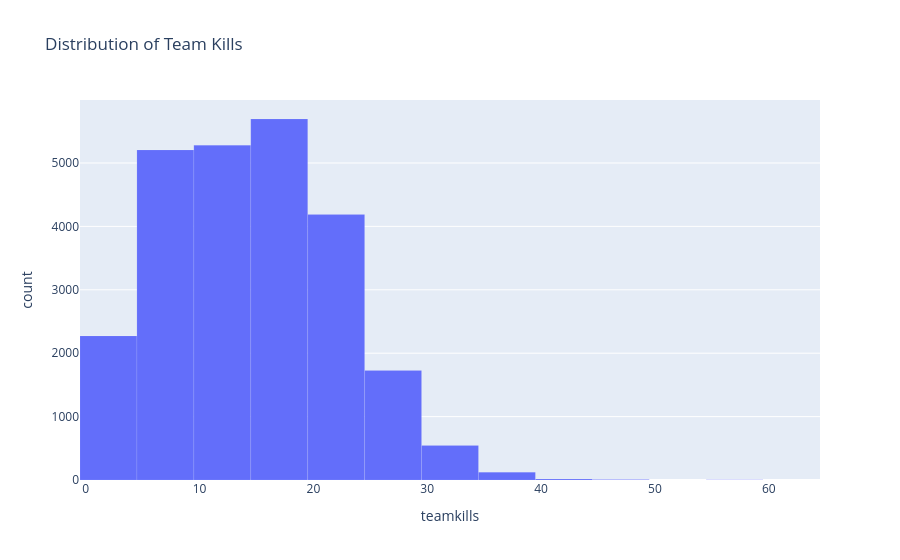

Here is the notebook cell this chart was saved with:
### Code cell
fig_kills = px.histogram(
    lol_team,
    x='teamkills',
    nbins=20,
    title='Distribution of Team Kills'
)
fig_kills.update_traces(
    marker_line_color='white',
    marker_line_width=0.1
)

fig_kills.write_html(
    "assets/kills_histogram.html",
    include_plotlyjs="cdn"
)

fig_kills.show()

### Figure 1 — Plotly figure (JSON) as saved in the notebook; plotly's stock layout.template omitted (floating-point values rounded to 4 significant figures; data arrays with more than 128 entries replaced by an {"elided": "..."} marker saying what was removed)
{"data": [{"alignmentgroup": "True", "bingroup": "x", "hovertemplate": "teamkills=%{x}<br>count=%{y}<extra></extra>", "legendgroup": "", "marker": {"color": "#636efa", "line": {"color": "white", "width": 0.1}, "pattern": {"shape": ""}}, "name": "", "nbinsx": 20, "offsetgroup": "", "orientation": "v", "showlegend": false, "type": "histogram", "x": {"elided": "25058 int values"}, "xaxis": "x", "yaxis": "y"}], "layout": {"barmode": "relative", "legend": {"tracegroupgap": 0}, "title": {"text": "Distribution of Team Kills"}, "xaxis": {"anchor": "y", "domain": [0, 1], "title": {"text": "teamkills"}}, "yaxis": {"anchor": "x", "domain": [0, 1], "title": {"text": "count"}}}}
